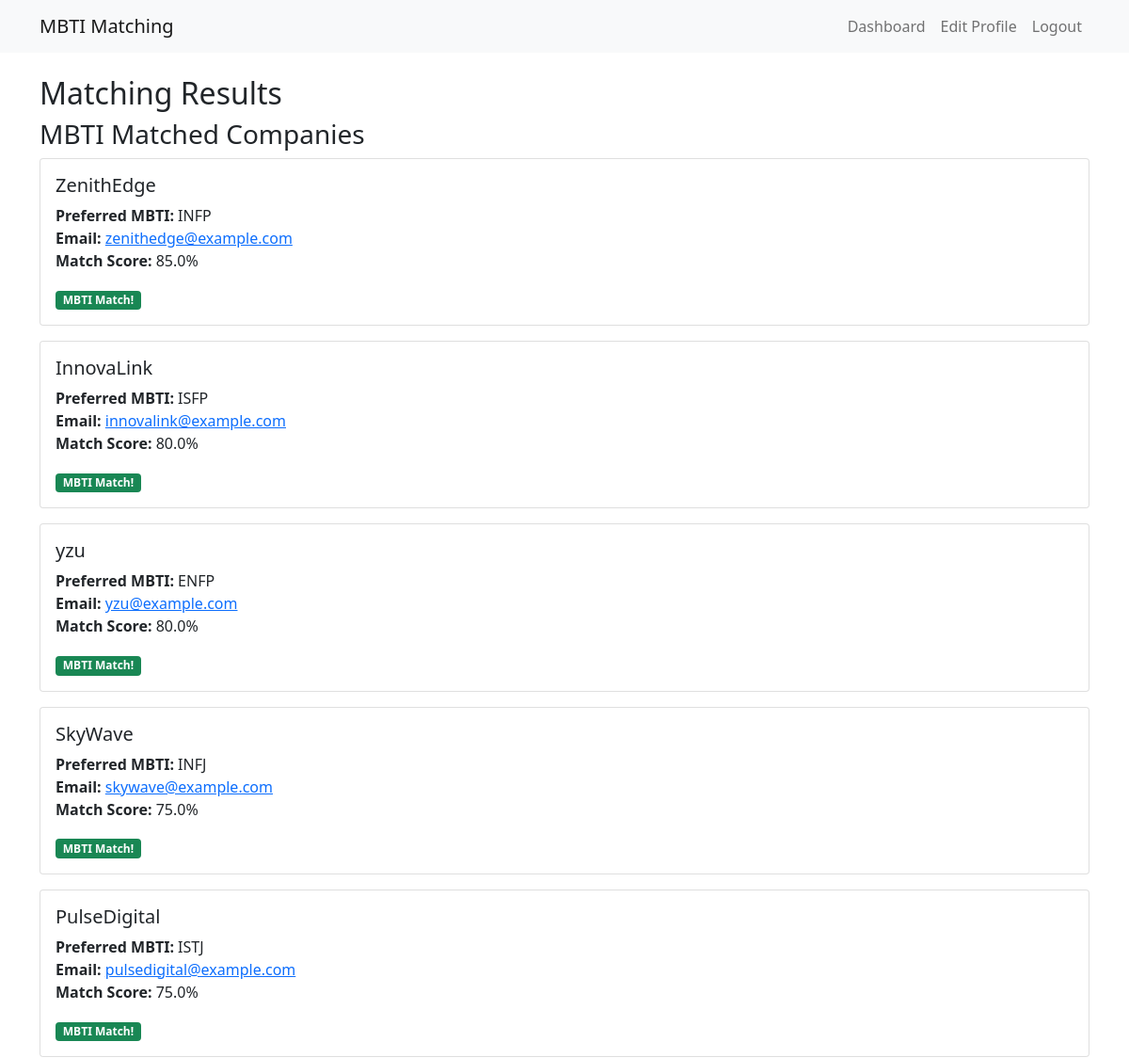
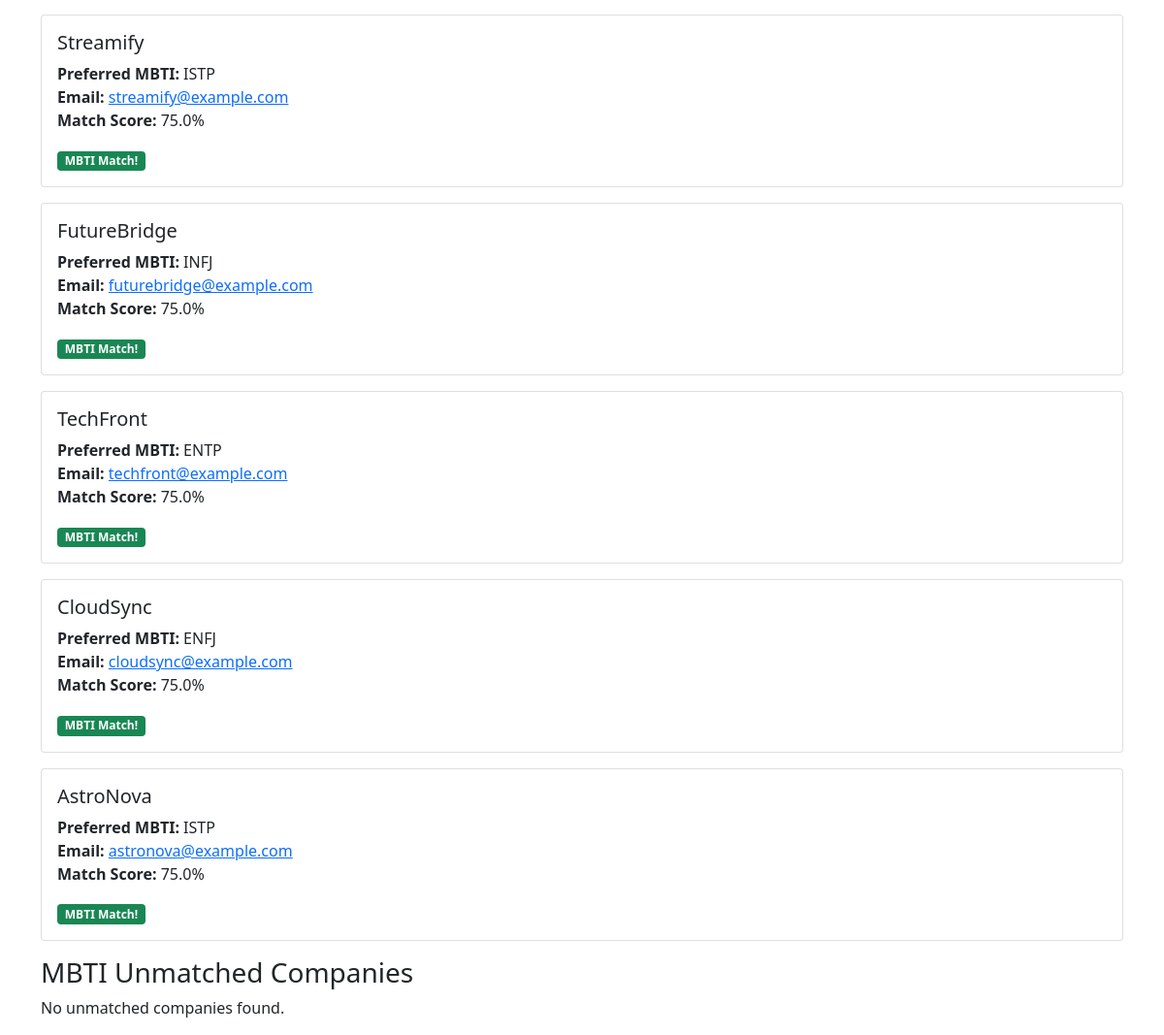
The page /results (signed in) on the database its author committed (2 pictures, top to bottom).
### app.py (models this page shows)
class User(UserMixin, db.Model):
    id = db.Column(db.Integer, primary_key=True)
    username = db.Column(db.String(80), unique=True, nullable=False)
    email = db.Column(db.String(120), unique=True, nullable=False)
    password = db.Column(db.String(255), nullable=False)
    role = db.Column(db.String(20), nullable=False)
    mbti = db.Column(db.String(4))
    preferred_mbti = db.Column(db.String(4))
    answer1 = db.Column(db.Integer)  # ����1�̉�
    answer2 = db.Column(db.Integer)  # ����2�̉�
    answer3 = db.Column(db.Integer)  # ����3�̉�
    answer4 = db.Column(db.Integer)  # ����4�̉�
    answer5 = db.Column(db.Integer)  # ����5�̉�

### app.py (the view)
@app.route('/results')
@login_required
def results():
    user = User.query.get(current_user.id)
    if not user or user.role != "seeker":
        flash("You are not authorized to view this page.")
        return redirect(url_for('login'))
    companies = User.query.filter_by(role="company").all()
    matched_companies = []
    for company in companies:
        mbti_match = (company.preferred_mbti == user.mbti)
        total_score = 0
        question_count = 0
        for i in range(1, 6):
            ideal_answer = getattr(company, f"answer{i}")
            user_answer = getattr(user, f"answer{i}")
            if ideal_answer is not None and user_answer is not None:
                total_score += calculate_question_score(ideal_answer, user_answer)
                question_count += 1
        percentage_score = (total_score / question_count) if question_count > 0 else 0
        company_data = {
            "company": company,
            "mbti_match": mbti_match,
            "percentage_score": round(percentage_score, 2)
        }
        matched_companies.append(company_data)
    matched_companies.sort(key=lambda x: x['percentage_score'], reverse=True)
    top_matched = matched_companies[:10]
    save_matching_results(user.id, [c['company'].id for c in top_matched])
    return render_template('results.html', matched=top_matched)

### app.py (called while the page is built)
@login_manager.user_loader
def load_user(user_id):
    return User.query.get(int(user_id))

def calculate_question_score(ideal_answer, user_answer):
    max_score = 100
    difference = abs(ideal_answer - user_answer)
    if difference >= 4:
        score = 0
    else:
        score = max_score - (difference * 25)
    return score

def save_matching_results(seeker_id, matched_company_ids):
    for company_id in matched_company_ids:
        match = Match(seeker_id=seeker_id, company_id=company_id)
        db.session.add(match)
    db.session.commit()

### templates/results.html
{% extends "base.html" %}
{% block content %}
<h2>Matching Results</h2>
<h3>MBTI Matched Companies</h3>
{% if matched %}
    {% for match in matched %}
<div class="card mb-3">
    <div class="card-body">
        <h5 class="card-title">{{ match.company.username }}</h5>
        <ul class="list-unstyled">
            <li><strong>Preferred MBTI:</strong> {{ match.company.preferred_mbti }}</li>
            <li><strong>Email:</strong> <a href="mailto:{{ match.company.email }}">{{ match.company.email }}</a></li>
            <li><strong>Match Score:</strong> {{ match.percentage_score }}%</li>
        </ul>
        <span class="badge bg-success">MBTI Match!</span>
    </div>
</div>
    {% endfor %}
{% else %}
<p>No matched companies found.</p>
{% endif %}
<h3>MBTI Unmatched Companies</h3>
{% if unmatched %}
    {% for match in unmatched %}
<div class="card mb-3">
    <div class="card-body">
        <h5 class="card-title">{{ match.company.username }}</h5>
        <ul class="list-unstyled">
            <li><strong>Preferred MBTI:</strong> {{ match.company.preferred_mbti }}</li>
            <li><strong>Email:</strong> <a href="mailto:{{ match.company.email }}">{{ match.company.email }}</a></li>
            <li><strong>Match Score:</strong> {{ match.percentage_score }}%</li>
        </ul>
        <span class="badge bg-secondary">MBTI Not Matched</span>
    </div>
</div>
    {% endfor %}
{% else %}
<p>No unmatched companies found.</p>
{% endif %}
{% endblock %}

### rows shown on the page
User: company.username "ZenithEdge", company.preferred_mbti "INFP", company.email "zenithedge@example.com"
User: company.username "InnovaLink", company.preferred_mbti "ISFP", company.email "innovalink@example.com"
User: company.username "yzu", company.preferred_mbti "ENFP", company.email "yzu@example.com"
User: company.username "SkyWave", company.preferred_mbti "INFJ", company.email "skywave@example.com"
User: company.username "PulseDigital", company.preferred_mbti "ISTJ", company.email "pulsedigital@example.com"
User: company.username "Streamify", company.preferred_mbti "ISTP", company.email "streamify@example.com"
User: company.username "FutureBridge", company.preferred_mbti "INFJ", company.email "futurebridge@example.com"
User: company.username "TechFront", company.preferred_mbti "ENTP", company.email "techfront@example.com"
User: company.username "CloudSync", company.preferred_mbti "ENFJ", company.email "cloudsync@example.com"
User: company.username "AstroNova", company.preferred_mbti "ISTP", company.email "astronova@example.com"

### other values the page prints
{{ match.percentage_score }} "85.0" "80.0" "80.0" "75.0" "75.0" "75.0" "75.0" "75.0" "75.0" "75.0"
